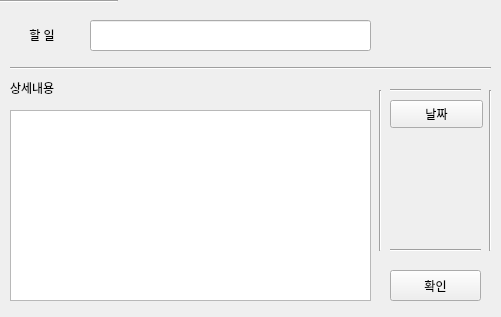
<?xml version="1.0" encoding="UTF-8"?>
<ui version="4.0">
 <class>ToDoDlg</class>
 <widget class="QWidget" name="ToDoDlg">
  <property name="windowModality">
   <enum>Qt::ApplicationModal</enum>
  </property>
  <property name="geometry">
   <rect>
    <x>0</x>
    <y>0</y>
    <width>501</width>
    <height>317</height>
   </rect>
  </property>
  <property name="windowTitle">
   <string>TODO</string>
  </property>
  <property name="windowIcon">
   <iconset>
    <normaloff>image/icon.png</normaloff>image/icon.png</iconset>
  </property>
  <widget class="QLineEdit" name="toDoEdit">
   <property name="geometry">
    <rect>
     <x>90</x>
     <y>20</y>
     <width>281</width>
     <height>31</height>
    </rect>
   </property>
  </widget>
  <widget class="QLabel" name="toDoLabel">
   <property name="geometry">
    <rect>
     <x>10</x>
     <y>24</y>
     <width>64</width>
     <height>21</height>
    </rect>
   </property>
   <property name="text">
    <string>할 일</string>
   </property>
   <property name="alignment">
    <set>Qt::AlignCenter</set>
   </property>
  </widget>
  <widget class="Line" name="line">
   <property name="geometry">
    <rect>
     <x>10</x>
     <y>60</y>
     <width>481</width>
     <height>16</height>
    </rect>
   </property>
   <property name="orientation">
    <enum>Qt::Horizontal</enum>
   </property>
  </widget>
  <widget class="QLabel" name="detailLabel">
   <property name="geometry">
    <rect>
     <x>10</x>
     <y>80</y>
     <width>64</width>
     <height>15</height>
    </rect>
   </property>
   <property name="text">
    <string>상세내용</string>
   </property>
  </widget>
  <widget class="QTextEdit" name="detailEdit">
   <property name="geometry">
    <rect>
     <x>10</x>
     <y>110</y>
     <width>361</width>
     <height>191</height>
    </rect>
   </property>
  </widget>
  <widget class="QPushButton" name="okBtn">
   <property name="geometry">
    <rect>
     <x>390</x>
     <y>270</y>
     <width>91</width>
     <height>31</height>
    </rect>
   </property>
   <property name="text">
    <string>확인</string>
   </property>
  </widget>
  <widget class="Line" name="line_2">
   <property name="geometry">
    <rect>
     <x>390</x>
     <y>80</y>
     <width>91</width>
     <height>20</height>
    </rect>
   </property>
   <property name="orientation">
    <enum>Qt::Horizontal</enum>
   </property>
  </widget>
  <widget class="Line" name="line_3">
   <property name="geometry">
    <rect>
     <x>0</x>
     <y>0</y>
     <width>118</width>
     <height>3</height>
    </rect>
   </property>
   <property name="orientation">
    <enum>Qt::Horizontal</enum>
   </property>
  </widget>
  <widget class="Line" name="line_4">
   <property name="geometry">
    <rect>
     <x>390</x>
     <y>240</y>
     <width>91</width>
     <height>20</height>
    </rect>
   </property>
   <property name="orientation">
    <enum>Qt::Horizontal</enum>
   </property>
  </widget>
  <widget class="Line" name="line_5">
   <property name="geometry">
    <rect>
     <x>370</x>
     <y>90</y>
     <width>20</width>
     <height>161</height>
    </rect>
   </property>
   <property name="orientation">
    <enum>Qt::Vertical</enum>
   </property>
  </widget>
  <widget class="Line" name="line_6">
   <property name="geometry">
    <rect>
     <x>480</x>
     <y>90</y>
     <width>20</width>
     <height>161</height>
    </rect>
   </property>
   <property name="orientation">
    <enum>Qt::Vertical</enum>
   </property>
  </widget>
  <widget class="QPushButton" name="deadLineBtn">
   <property name="geometry">
    <rect>
     <x>390</x>
     <y>100</y>
     <width>93</width>
     <height>28</height>
    </rect>
   </property>
   <property name="text">
    <string>날짜</string>
   </property>
  </widget>
 </widget>
 <resources/>
 <connections/>
</ui>
